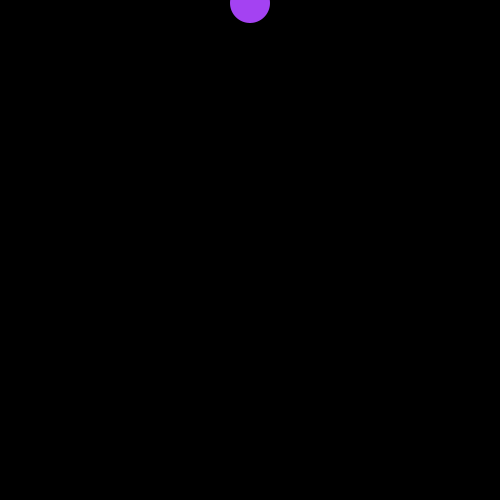
Frame 1 (no input)
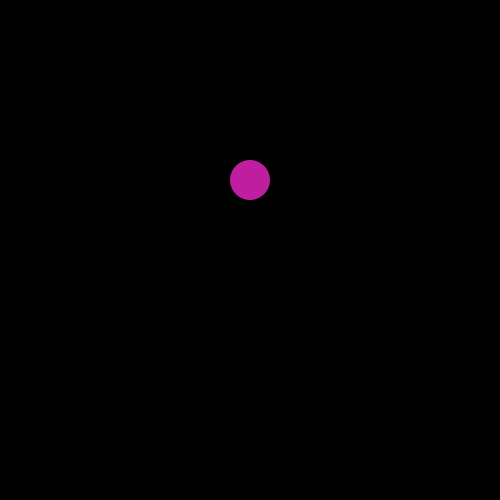
Frame 60 (the mouse pressed at the canvas centre just before this capture)
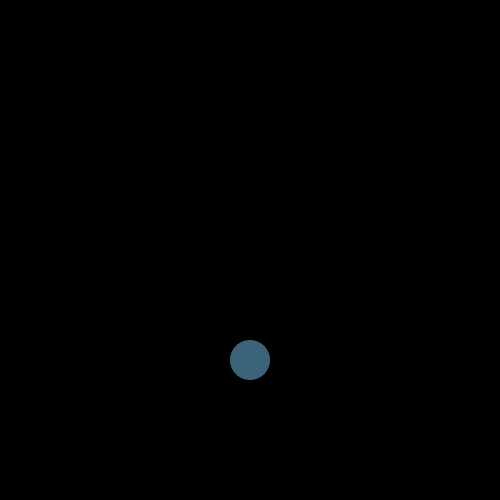
Frame 120 (the mouse held since frame 60 and released just before this capture)

The Processing sketch that drew these frames (run headless with seeded random() and noise(); from frame 60 on, the mouse is pressed at the canvas centre):

// Processing sketch: processing_31070
// ── processing_31070.pde

int x;
int y;
int w = 500;
int z = 0;
int speed=3;
void setup() {
  size(500,500);
  background(color(0));
  frameRate(30);
}
void draw() {
  y = x+speed;
  x = y+0;
  w = w-5;
  z = z+5;
  background(0);
  fill(random(255),random(255),random(255));
  noStroke();
  ellipse(250,y,40,40);
if (y>490) {
speed= -speed;
}
if (y<1) {
speed= -speed;
}
}
